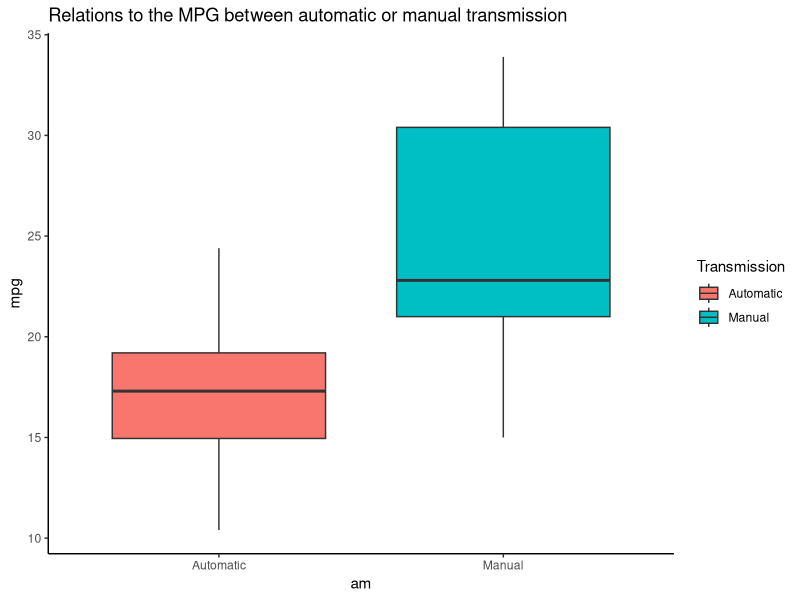
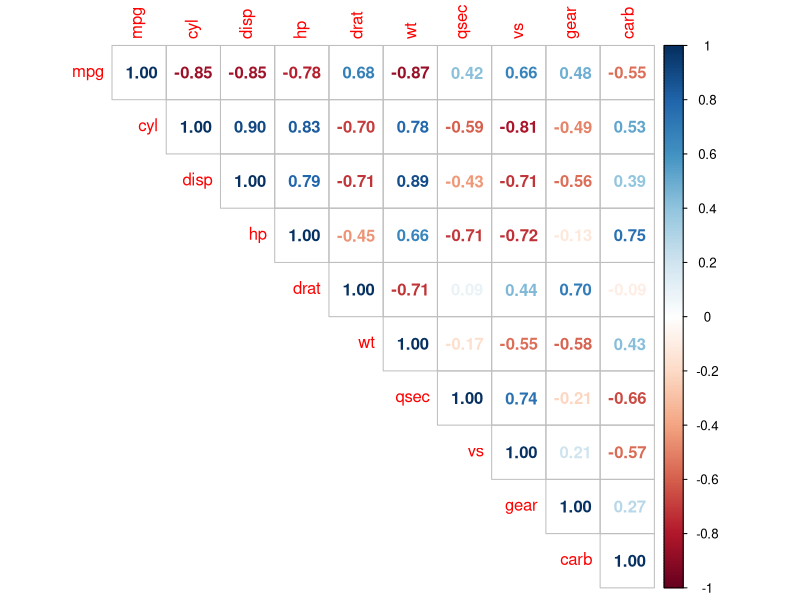
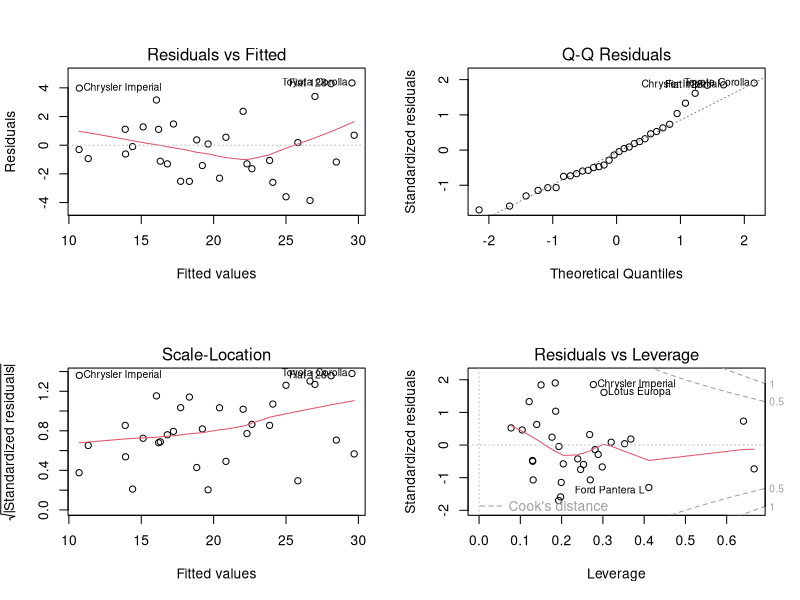
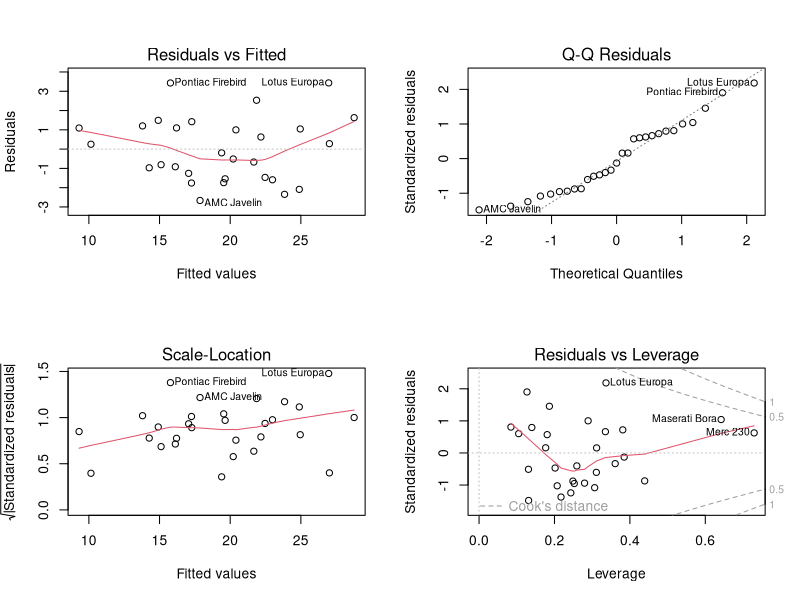
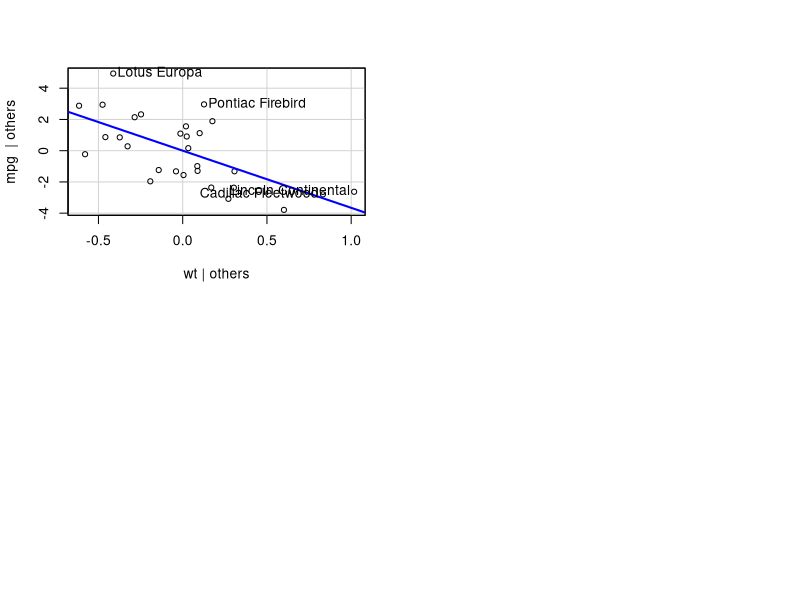

Write the R code that produced these figures, in order.
## ---- chunk 1
library(ggplot2)
library(ggthemes)
library(corrplot)
library(lmtest)
library(car)
data("mtcars")
head(mtcars)
## ---- chunk 2
mtcars$am <- as.factor(mtcars$am)
g <- ggplot(mtcars, aes(x=am, y=mpg, fill=am)) + geom_boxplot() + theme_classic()
g <- g + ggtitle("Relations to the MPG between automatic or manual transmission")
g <- g + scale_x_discrete(labels=c("Automatic","Manual"))
g <- g + scale_fill_discrete(name="Transmission",labels=c("Automatic", "Manual"))
g
## ---- chunk 3
fit1 <- lm(mpg ~ am, data = mtcars)
summary(fit1)
## ---- chunk 4
corrplot(cor(mtcars[sapply(mtcars,is.numeric)]), type="upper", method="number")
## ---- chunk 5
data <- mtcars[,c(-2,-3,-10)]
#corrplot(cor(data[sapply(data,is.numeric)]), type="upper", method="number")
fit2 <- lm(mpg ~ ., data = data)
summary(fit2)
par(mfrow = c(2,2))
plot(fit2)
shapiro.test(fit2$residuals) #p > 0.05 -> normal distrib
bptest(fit2) # studentized Breusch-Pagan test if p<0.05 -> heteroskedacity is present
## ---- chunk 6
data <- mtcars[c(-20,-17,-18),c(-2,-3,-10)]
#corrplot(cor(data[sapply(data,is.numeric)]), type="upper", method="number")
fit2 <- lm(mpg ~ ., data = data)
summary(fit2)
par(mfrow = c(2,2))
plot(fit2)
shapiro.test(fit2$residuals) #p > 0.05 -> normal distrib
bptest(fit2) # studentized Breusch-Pagan test if p<0.05 -> heteroskedacity is present
## ---- chunk 7
avPlots(fit2, mpg ~ wt)
